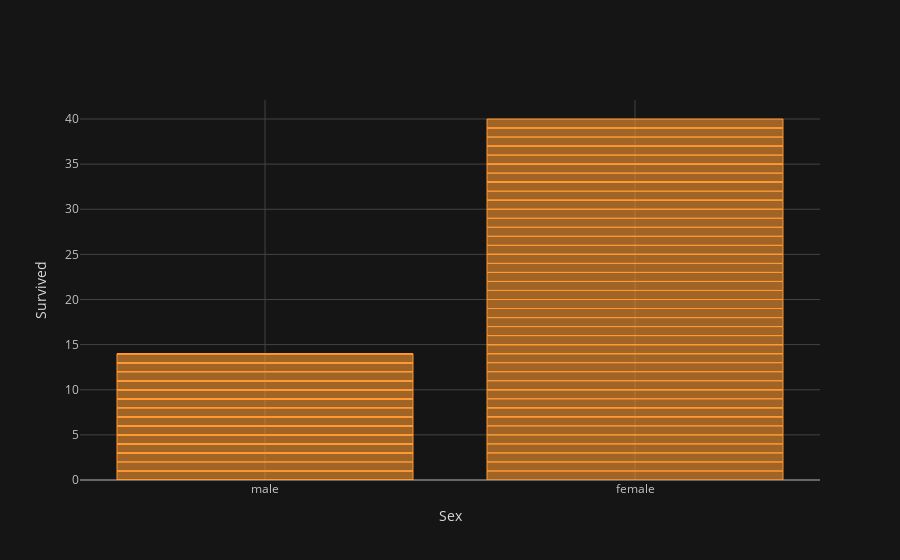

The notebook cell saved with this chart:
### Code cell
titanic.iplot(x ='Sex',y='Survived',kind='bar', xTitle='Sex', yTitle='Survived')

### Figure 1 — Plotly figure (JSON) as saved in the notebook; plotly's stock layout.template omitted (floating-point values rounded to 4 significant figures; data arrays with more than 128 entries replaced by an {"elided": "..."} marker saying what was removed)
{"data": [{"marker": {"color": "rgba(255, 153, 51, 0.6)", "line": {"color": "rgba(255, 153, 51, 1.0)", "width": 1}}, "name": "Survived", "orientation": "v", "text": "", "type": "bar", "x": {"elided": "156 str values"}, "y": {"elided": "156 int values"}}], "layout": {"legend": {"bgcolor": "#151516", "font": {"color": "#D9D9D9"}}, "paper_bgcolor": "#151516", "plot_bgcolor": "#151516", "title": {"font": {"color": "#D9D9D9"}}, "xaxis": {"gridcolor": "#434343", "showgrid": true, "tickfont": {"color": "#C2C2C2"}, "title": {"font": {"color": "#D9D9D9"}, "text": "Sex"}, "zerolinecolor": "#666570"}, "yaxis": {"gridcolor": "#434343", "showgrid": true, "tickfont": {"color": "#C2C2C2"}, "title": {"font": {"color": "#D9D9D9"}, "text": "Survived"}, "zerolinecolor": "#666570"}}}
